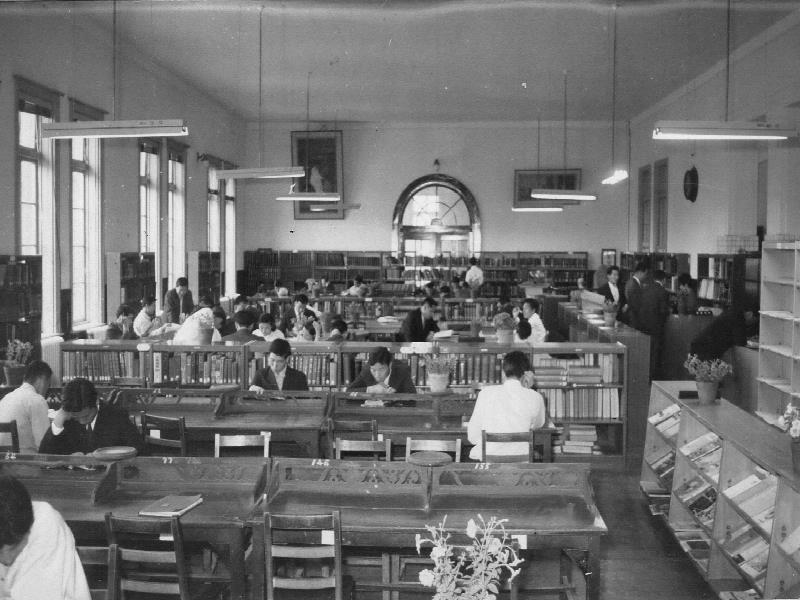
//> input picture OpenCV3.4.5/OpenCV/image/add1.jpg, 800 x 600 px
$ ./06_17   (built with g++ and OpenCV 4)
//> lines starting //> are read from the running program, lines starting //| are printed output that depends on the picture
#include <opencv2/opencv.hpp>

using namespace cv;
using namespace std;

/// 기하학 처리 (geometry)
/*
	영상의 기하학 처리는 크게 3가지.

	1. Mapping
		화소들의 재배치
		입력화소 -> Mapping -> 위치 재배치

		1) 순방향 매핑 (forward mapping)
			원본 영상의 좌표를 중심으로 목적영상의 좌표를 계산
			원본 영상과 목표영상의 크기가 다르면 hole 또는 overlap 발생
			hole: 주로 영상을 확대할 때 발생
			overlap: 주로 영상을 축소할 때 발생

		2) 역방향 매핑 (reverse mapping)
			목적 영상의 좌표를 중심으로 역변환 계산을 수행, 입력영상 좌표상의 화소값을 가져옴
			원본 영상의 한 개의 화소가 목표영상의 여러개의 화소로 각각 매핑될 수 있음 (영상 품질 저하)

	2. 크기변경
		- 비율을 이용한 방법
			x2 = x * ratioX
			y2 = y * ratioY
		- 입력영상과 목표영상의 크기차이 비율을 이용하는 방법
			ratioX = dst-width / src-width
			ratioY = dst-height / src-height

		- 최근접 보간법(nearest neighbor interpolation)
			hole이 발생하면 가장 가까운 화소의 값을 가져옴
			목적화소의 좌표를 반올림하는 간단한 알고리즘으로 구현
			확대비율이 커지면 영상내 경계선이나 모서리에 계단현상이 나타날 수 있음

			역방향 매핑을 위한 수식
			x = x2 / ratioX
			y = y2 / ratioY

	3. 평행 이동
		- 화면의 좌상단이 원점
		- 순방향 매핑
			x2 = x + dx
			y2 = y + dy

		- 역방향 매핑
			x = x2 - dx
			y = y2 - dy

			***
			*/


/// 순방향 매핑을 이용한 영상크기 확대 예제 (hole 또는 overlap 발생)
void scaling(Mat img, Mat& dst, Size size)
{
	dst = Mat(size, img.type(), Scalar(0));
	double ratioY = (double)size.height / img.rows;
	double ratioX = (double)size.width / img.cols;

	for (int i = 0; i < img.rows; i++)
	{
		for (int j = 0; j < img.cols; j++)
		{
			int x = (int)(j * ratioX);
			int y = (int)(i * ratioY);
			dst.at<uchar>(y, x) = img.at<uchar>(i, j);
		}
	}
}

/// 최근접 보간법
void scaling_nearest(Mat img, Mat& dst, Size size)
{
	dst = Mat(size, CV_8U, Scalar(0));
	double ratioY = (double)size.height / img.rows;
	double ratioX = (double)size.width / img.cols;

	for (int i = 0; i < dst.rows; i++)
	{
		for (int j = 0; j < dst.cols; j++)
		{
			int x = (int)cvRound(j / ratioX);
			int y = (int)cvRound(i / ratioY);
			dst.at<uchar>(i, j) = img.at<uchar>(y, x);
		}
	}
}

/// 평행 이동
void translation(Mat img, Mat& dst, Point pt)
{
	Rect rect(Point(0, 0), img.size());
	dst = Mat(img.size(), img.type(), Scalar(0));

	for (int i = 0; i < dst.rows; i++)
	{
		for (int j = 0; j < dst.cols; j++)
		{
			Point dst_pt(j, i);
			Point img_pt = dst_pt - pt;
			if (rect.contains(img_pt))
				dst.at<uchar>(dst_pt) = img.at<uchar>(img_pt);

		}
	}
}
int main()
{
	// [42 lines of commented-out code are left out]
	Mat image = imread("image/add1.jpg", IMREAD_GRAYSCALE);
//> image is the input picture: 600 rows x 800 cols, CV_8UC1; min 8, max 250, mean 112.9
	CV_Assert(image.data);

	Mat dst1, dst2;
	translation(image, dst1, Point(30, 80));
//> after the loop in translation, `for (int i = 0; i < dst.rows; i++)`:
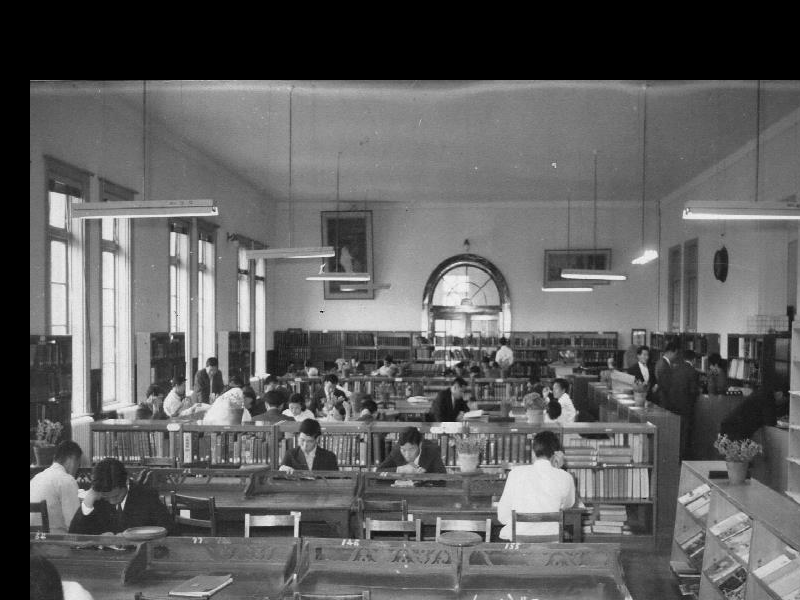
//> dst: 600 rows x 800 cols, CV_8UC1; min 0, max 250, mean 95.4
	translation(image, dst2, Point(-80, -50));
//> call 2 of translation, with pt = Point(-80, -50)
//> after the loop in translation (call 2), `for (int i = 0; i < dst.rows; i++)`:
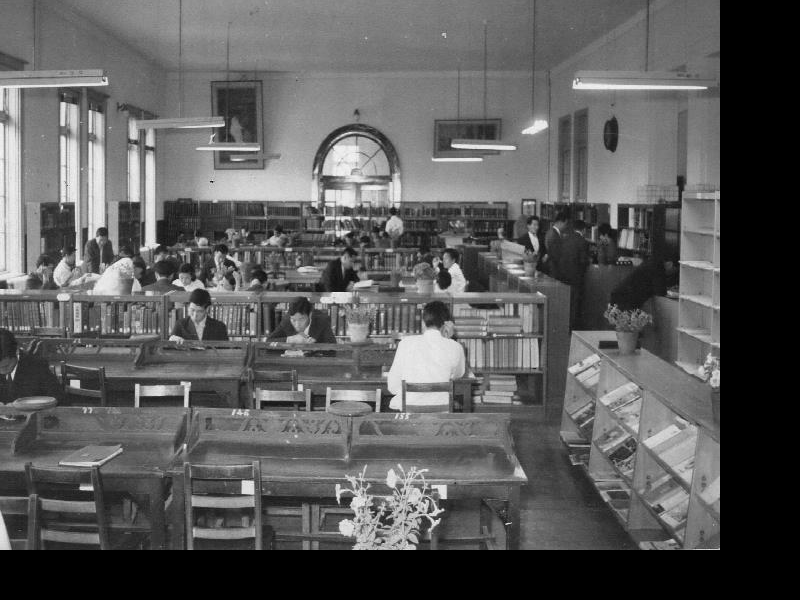
//> dst: 600 rows x 800 cols, CV_8UC1; min 0, max 250, mean 91.2

	imshow("image", image);
	imshow("dst1", dst1);
	imshow("dst2", dst2);
	waitKey();

	return 0;
}

$ run again, with OpenCV3.4.5/OpenCV/image/scaling_test.jpg copied over OpenCV3.4.5/OpenCV/image/add1.jpg
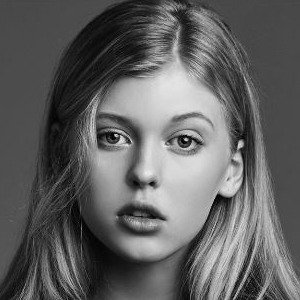
//> input picture OpenCV3.4.5/OpenCV/image/scaling_test.jpg, 300 x 300 px
//> image is the input picture: 300 rows x 300 cols, CV_8UC1; min 0, max 249, mean 96.6
//> after the loop in translation, `for (int i = 0; i < dst.rows; i++)`:
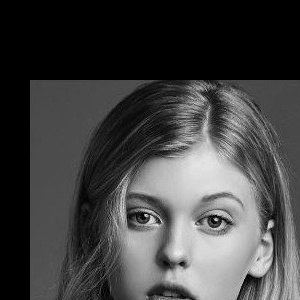
//> dst: 300 rows x 300 cols, CV_8UC1; min 0, max 249, mean 66.5
//> after the loop in translation (call 2), `for (int i = 0; i < dst.rows; i++)`:
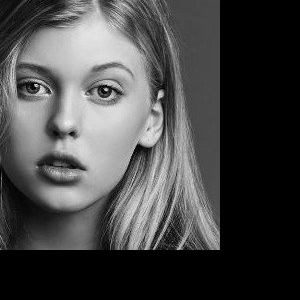
//> dst: 300 rows x 300 cols, CV_8UC1; min 0, max 249, mean 70.7

$ run again, with OpenCV3.4.5/OpenCV/image/add2.jpg copied over OpenCV3.4.5/OpenCV/image/add1.jpg
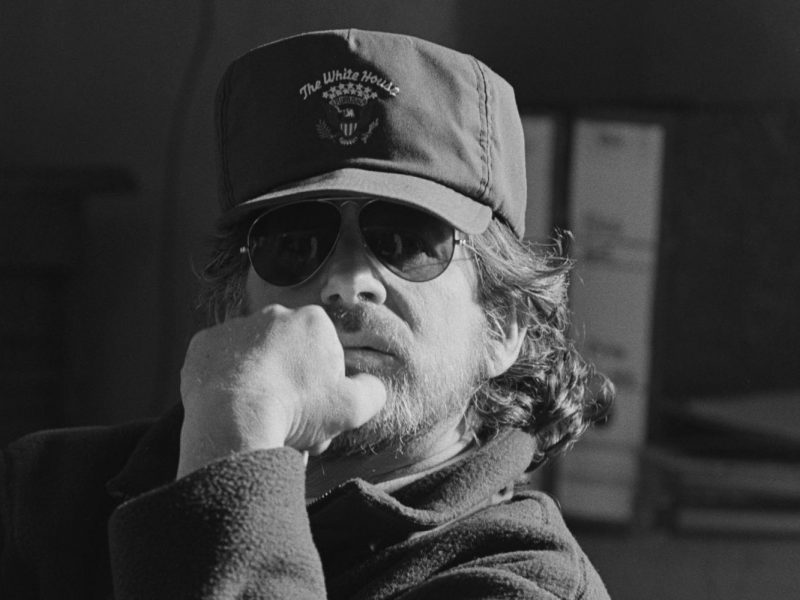
//> input picture OpenCV3.4.5/OpenCV/image/add2.jpg, 800 x 600 px
//> image is the input picture: 600 rows x 800 cols, CV_8UC1; min 5, max 232, mean 61.8
//> after the loop in translation, `for (int i = 0; i < dst.rows; i++)`:
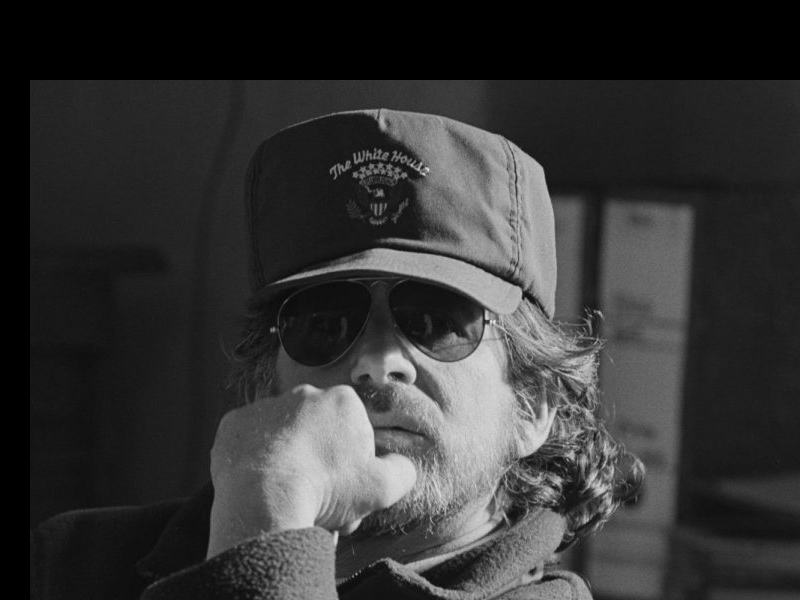
//> dst: 600 rows x 800 cols, CV_8UC1; min 0, max 232, mean 53.6
//> after the loop in translation (call 2), `for (int i = 0; i < dst.rows; i++)`:
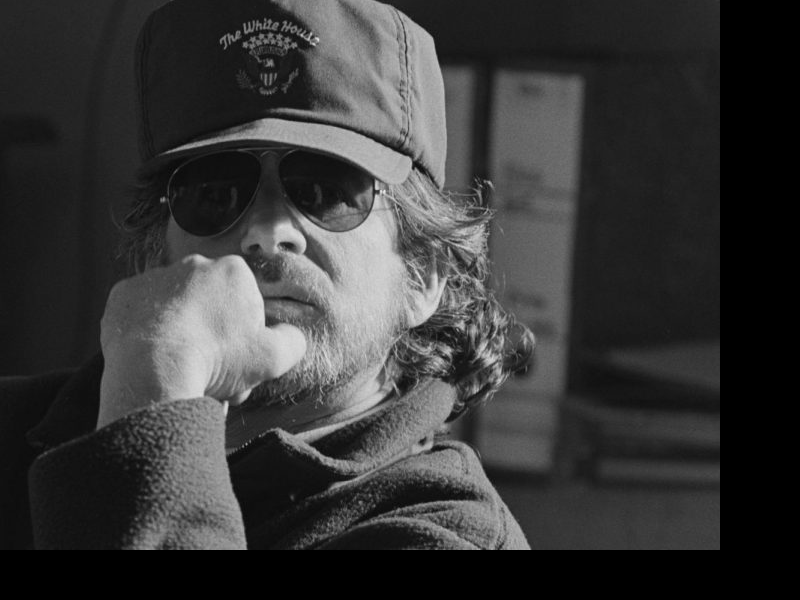
//> dst: 600 rows x 800 cols, CV_8UC1; min 0, max 232, mean 56

$ run again, with OpenCV3.4.5/OpenCV/image/bright.jpg copied over OpenCV3.4.5/OpenCV/image/add1.jpg
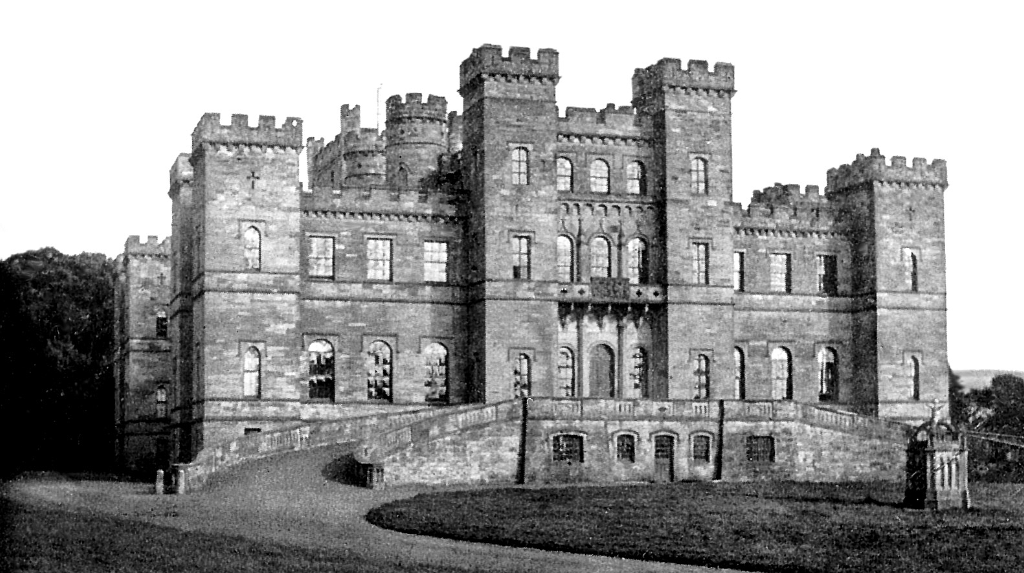
//> input picture OpenCV3.4.5/OpenCV/image/bright.jpg, 1024 x 573 px
//> image is the input picture: 573 rows x 1024 cols, CV_8UC1; min 0, max 255, mean 150.6
//> after the loop in translation, `for (int i = 0; i < dst.rows; i++)`:
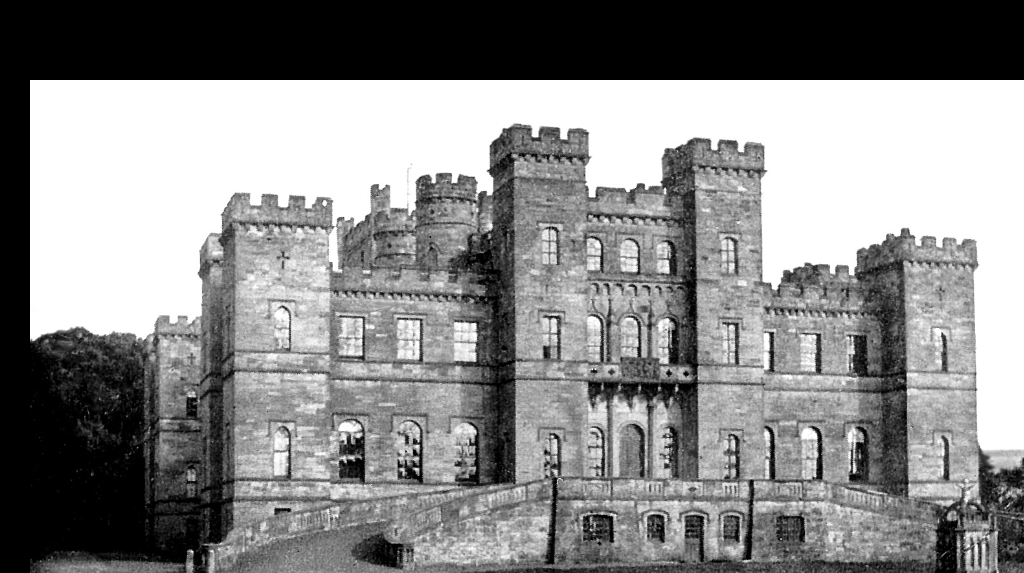
//> dst: 573 rows x 1024 cols, CV_8UC1; min 0, max 255, mean 136.1
//> after the loop in translation (call 2), `for (int i = 0; i < dst.rows; i++)`:
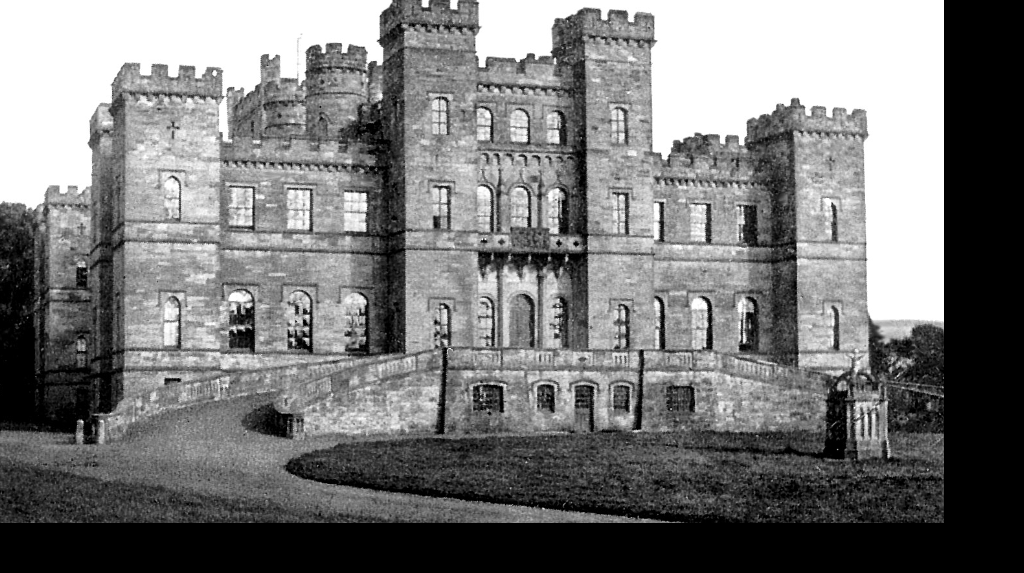
//> dst: 573 rows x 1024 cols, CV_8UC1; min 0, max 255, mean 120.3
